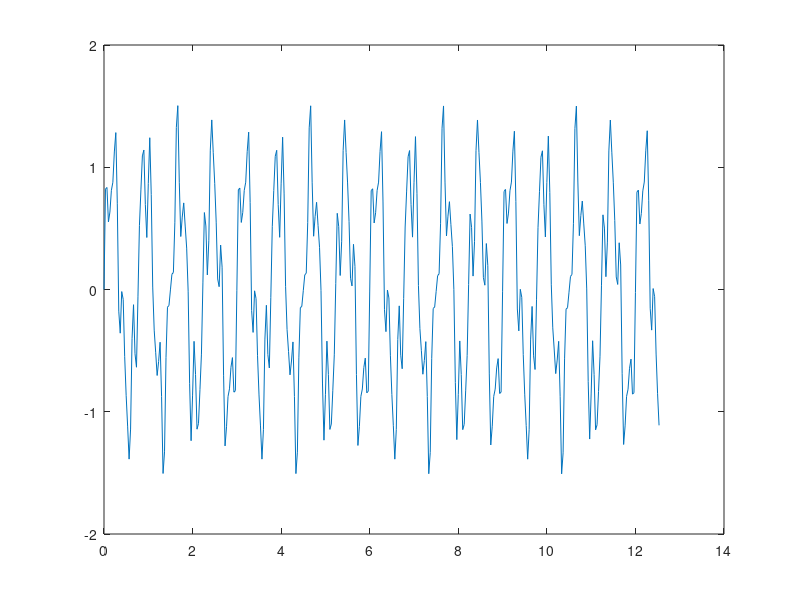

The MATLAB source for this figure: (Note: this script raises an error after producing the figure.)
load('filterWorkspace.mat');

t = 0:1/30:4*pi;
x=sin(2.666*pi*t) + 0.4*sin(5*2*pi*t) + 0.2*sin(8*2*pi*t);
plot(t,x);

D = designfilt('bandpassiir', 'StopbandFrequency1', .6, 'PassbandFrequency1', .8, ...
    'PassbandFrequency2', 3, 'StopbandFrequency2', 3.2, 'StopbandAttenuation1', 25,...
    'PassbandRipple', 1, 'StopbandAttenuation2', 25, 'SampleRate', 30);
bpSig=filtfilt(D,x);
hold on;
plot(t,bpSig);

D2 = designfilt('bandpassiir', 'StopbandFrequency1', 0.4, 'PassbandFrequency1', 0.7,...
    'PassbandFrequency2', 4, 'StopbandFrequency2', 4.2, 'StopbandAttenuation1', 45, ...
    'PassbandRipple', 1, 'StopbandAttenuation2', 45, 'SampleRate', 30, 'DesignMethod', 'cheby2');
bpSig=filtfilt(D2,x);
plot(t,bpSig);
legend('raw','filtered 1','filtered 2');

D2Coeff = D2.Coefficients;